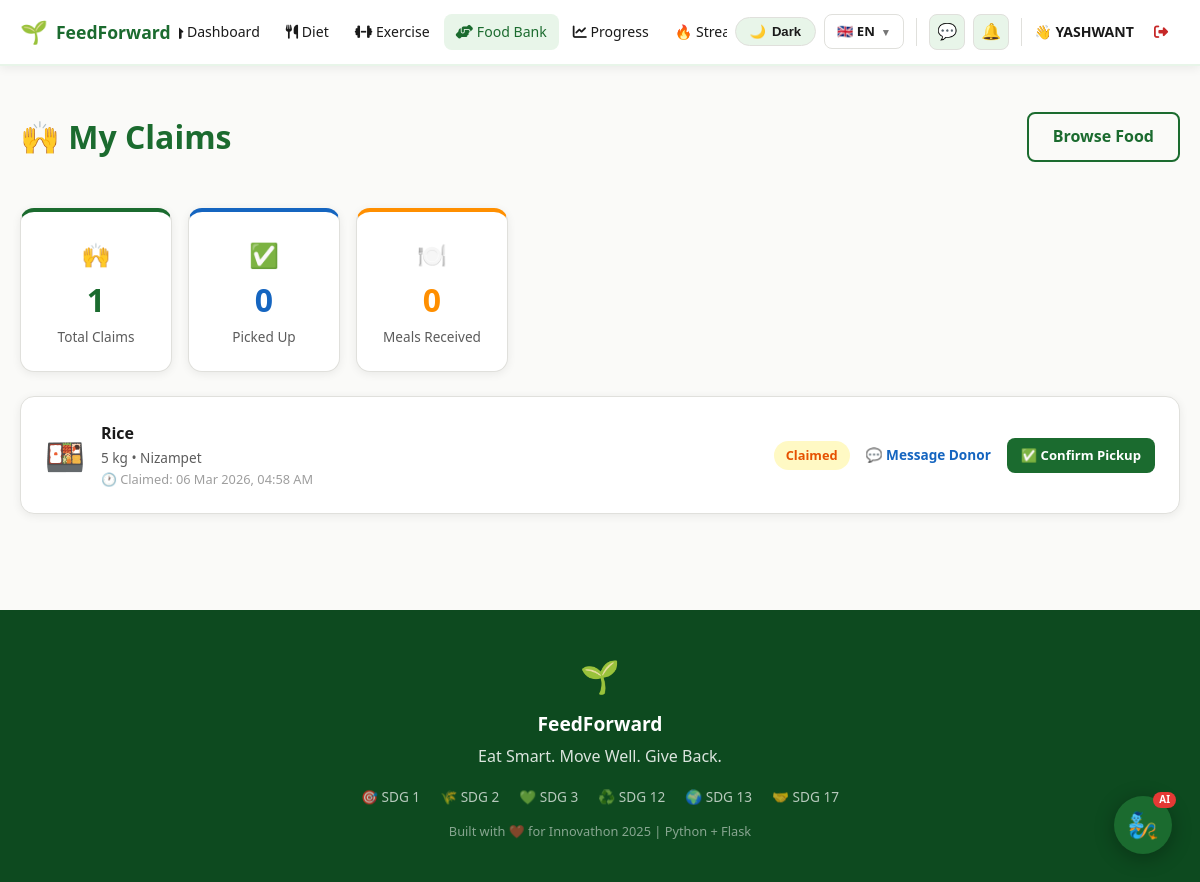
Page /foodbank/my-claims (signed in) on the committed database.
### models/user.py (models this page shows, shortened)
class User(db.Model, UserMixin):
    __tablename__ = 'users'
    id            = db.Column(db.Integer, primary_key=True)
    name          = db.Column(db.String(100), nullable=False)
    email         = db.Column(db.String(120), unique=True, nullable=False)
    password_hash = db.Column(db.String(200), nullable=False)
    role          = db.Column(db.String(20), default='user')  # user / donor / recipient / admin
    age           = db.Column(db.Integer)
    weight        = db.Column(db.Float)
    height        = db.Column(db.Float)
    gender        = db.Column(db.String(10))
    dietary_pref  = db.Column(db.String(20))   # veg / non_veg / vegan
    health_goal   = db.Column(db.String(20))   # lose_weight / gain_muscle / stay_fit
    fitness_level = db.Column(db.String(20))   # beginner / intermediate / advanced
    equipment     = db.Column(db.String(20))   # none / dumbbells / gym
    days_per_week = db.Column(db.Integer, default=4)
    location      = db.Column(db.String(200))
    latitude      = db.Column(db.Float)
    longitude     = db.Column(db.Float)
    profile_complete = db.Column(db.Boolean, default=False)
    allergies     = db.Column(db.String(200), default='')  # comma-separated e.g. "gluten,dairy,nuts"
    created_at    = db.Column(db.DateTime, default=datetime.utcnow)
    meal_plans    = db.relationship('MealPlan',     backref='user', lazy=True)
    exercise_plans= db.relationship('ExercisePlan', backref='user', lazy=True)
    donations     = db.relationship('FoodListing',  foreign_keys='FoodListing.donor_id',    backref='donor',     lazy=True)
    claims        = db.relationship('FoodListing',  foreign_keys='FoodListing.claimed_by',  backref='recipient', lazy=True)
    progress_logs = db.relationship('ProgressLog',  backref='user', lazy=True)

### models/models.py (models this page shows, shortened)
class FoodListing(db.Model):
    __tablename__ = 'food_listings'
    id           = db.Column(db.Integer, primary_key=True)
    donor_id     = db.Column(db.Integer, db.ForeignKey('users.id'), nullable=False)
    food_name    = db.Column(db.String(100), nullable=False)
    category     = db.Column(db.String(50))
    quantity     = db.Column(db.String(50))
    expiry_date  = db.Column(db.DateTime)
    location     = db.Column(db.String(200))
    latitude     = db.Column(db.Float, default=17.3850)
    longitude    = db.Column(db.Float, default=78.4867)
    photo_url    = db.Column(db.String(300))
    description  = db.Column(db.Text)
    status       = db.Column(db.String(20), default='available')
    claimed_by   = db.Column(db.Integer, db.ForeignKey('users.id'), nullable=True)
    claimed_at   = db.Column(db.DateTime)
    picked_up_at = db.Column(db.DateTime)
    posted_at    = db.Column(db.DateTime, default=datetime.utcnow)
    donor_rating = db.Column(db.Float)
    allergens    = db.Column(db.String(200))

### routes/foodbank.py (the view)
@foodbank.route('/my-claims')
@login_required
def my_claims():
    listings = FoodListing.query.filter_by(claimed_by=current_user.id)\
                                .order_by(FoodListing.claimed_at.desc()).all()
    return render_template('foodbank/my_claims.html', listings=listings)

### templates/foodbank/my_claims.html (shortened to what this page needs)
{% extends 'base.html' %}
{% block content %}
<div style="display:flex;align-items:center;justify-content:space-between;margin-bottom:24px;">
  <h1 style="font-size:2rem;font-weight:800;color:var(--green);">🙌 My Claims</h1>
  <a href="{{ url_for('foodbank.index') }}" class="btn-secondary">Browse Food</a>
</div>
{% set total_claims   = listings | length %}
{% set total_pickedup = listings | selectattr('status','equalto','picked_up') | list | length %}
<div style="display:grid;grid-template-columns:repeat(auto-fill,minmax(150px,1fr));gap:16px;margin-bottom:24px;">
  {% for icon,val,label,color in [
    ('🙌', total_claims,   'Total Claims',  'var(--green)'),
    ('✅', total_pickedup, 'Picked Up',     'var(--blue)'),
    ('🍽️', total_pickedup, 'Meals Received','var(--amber)'),
  ] %}
  <div class="card" style="text-align:center;border-top:4px solid {{ color }};">
    <div style="font-size:1.5rem;">{{ icon }}</div>
    <div style="font-size:2rem;font-weight:800;color:{{ color }};">{{ val }}</div>
    <div style="color:var(--text2);font-size:.85rem;">{{ label }}</div>
  </div>
  {% endfor %}
</div>
{% if listings %}
  {% for item in listings %}
  <div class="card" style="margin-bottom:12px;display:flex;align-items:center;gap:16px;flex-wrap:wrap;">
    <div style="font-size:2rem;">🍱</div>
    <div style="flex:1;">
      <div style="font-weight:700;">{{ item.food_name }}</div>
      <div style="color:var(--text2);font-size:.85rem;">
        {{ item.quantity }} • {{ item.location }}
      </div>
      {% if item.claimed_at %}
      <div style="color:var(--text3);font-size:.8rem;">
        🕐 Claimed: {{ item.claimed_at.strftime('%d %b %Y, %I:%M %p') }}
      </div>
      {% endif %}
    </div>
    <span class="badge-{{ 'green' if item.status=='available' else 'yellow' if item.status=='claimed' else 'blue' if item.status=='picked_up' else 'red' }}">
      {{ item.status.replace('_',' ').title() }}
    </span>
    <a href="{{ url_for('inbox.conversation', partner_id=item.donor_id, listing_id=item.id) }}"
       style="font-size:.85rem;color:var(--blue);font-weight:600;white-space:nowrap;">
      💬 Message Donor
    </a>
    {% if item.status == 'claimed' %}
    <a href="{{ url_for('foodbank.mark_pickup', listing_id=item.id) }}"
       class="btn-primary"
       style="font-size:.82rem;padding:7px 14px;white-space:nowrap;">
      ✅ Confirm Pickup
    </a>
    {% endif %}
  </div>
  {% endfor %}
{% endif %}
{% endblock %}

### templates/base.html (shortened to what this page needs)
<!DOCTYPE html>
<html lang="{{ lang }}" data-theme="light">
<head>
  <link href="https://cdnjs.cloudflare.com/ajax/libs/font-awesome/6.4.0/css/all.min.css" rel="stylesheet"/>
  <link rel="stylesheet" href="https://unpkg.com/leaflet@1.9.4/dist/leaflet.css"/>
</head>
<body>
<nav style="background:var(--nav-bg);border-bottom:2px solid var(--nav-border);
            position:sticky;top:0;z-index:1000;box-shadow:0 2px 10px var(--shadow);">
  <div style="max-width:1280px;margin:0 auto;padding:0 20px;
              display:flex;align-items:center;justify-content:space-between;
              height:64px;gap:8px;">
    <a href="{{ url_for('main.index') }}"
       style="display:flex;align-items:center;gap:8px;flex-shrink:0;">
      <span style="font-size:1.4rem;">🌱</span>
      <span style="font-size:1.1rem;font-weight:800;color:var(--green);">FeedForward</span>
    </a>
    {% if current_user.is_authenticated %}
    <div style="display:flex;gap:2px;align-items:center;overflow-x:auto;flex:1;justify-content:center;">
      <a href="{{ url_for('main.dashboard') }}"
         class="nav-link {% if request.endpoint=='main.dashboard' %}active{% endif %}">
        <i class="fas fa-home"></i> {{ t.nav_dashboard }}
      </a>
      <a href="{{ url_for('diet.index') }}"
         class="nav-link {% if 'diet' in (request.endpoint or '') %}active{% endif %}">
        <i class="fas fa-utensils"></i> {{ t.nav_diet }}
      </a>
      <a href="{{ url_for('exercise.index') }}"
         class="nav-link {% if 'exercise' in (request.endpoint or '') %}active{% endif %}">
        <i class="fas fa-dumbbell"></i> {{ t.nav_exercise }}
      </a>
      <a href="{{ url_for('foodbank.index') }}"
         class="nav-link {% if 'foodbank' in (request.endpoint or '') %}active{% endif %}">
        <i class="fas fa-hands-helping"></i> {{ t.nav_foodbank }}
      </a>
      <a href="{{ url_for('progress.index') }}"
         class="nav-link {% if 'progress' in (request.endpoint or '') %}active{% endif %}">
        <i class="fas fa-chart-line"></i> {{ t.nav_progress }}
      </a>
      <a href="{{ url_for('streak.index') }}"
         class="nav-link {% if 'streak' in (request.endpoint or '') %}active{% endif %}">
        🔥 Streak
      </a>
    </div>
    {% endif %}
    <div style="display:flex;align-items:center;gap:8px;flex-shrink:0;">
      <button id="themeToggle" onclick="toggleTheme()" title="Toggle theme">
        <span id="themeIcon">🌙</span>
        <span id="themeLabel">Dark</span>
      </button>
      <div class="lang-wrap">
        <div class="lang-trigger">
          {% if lang == 'en' %}🇬🇧 EN
          {% elif lang == 'te' %}🇮🇳 TE
          {% else %}🇮🇳 HI{% endif %}
          <span style="font-size:.65rem;opacity:.6;">▼</span>
        </div>
      </div>
      {% if current_user.is_authenticated %}
        <a href="{{ url_for('inbox.messages') }}" class="icon-btn" title="Messages">
          💬
        </a>
        <a href="{{ url_for('inbox.notifications') }}" class="icon-btn" title="Notifications">
          🔔
        </a>
        <span style="font-weight:600;color:var(--text);font-size:.88rem;">
          👋 {{ current_user.name.split()[0] }}
        </span>
        <a href="{{ url_for('auth.logout') }}" class="nav-link"
           style="color:var(--red);" title="{{ t.nav_logout }}">
          <i class="fas fa-sign-out-alt"></i>
        </a>
      {% else %}
        <a href="{{ url_for('auth.login') }}"    class="btn-secondary" style="padding:7px 16px;font-size:.88rem;">{{ t.nav_login }}</a>
        <a href="{{ url_for('auth.register') }}" class="btn-primary"   style="padding:7px 16px;font-size:.88rem;">{{ t.nav_get_started }}</a>
      {% endif %}
    </div>
  </div>
</nav>
<main style="max-width:1280px;margin:0 auto;padding:24px 20px;">
  {% block content %}{% endblock %}
</main>
<footer style="background:var(--green-dk);color:#fff;padding:40px 24px;margin-top:60px;text-align:center;">
  <div style="max-width:1280px;margin:0 auto;">
    <div style="font-size:2rem;margin-bottom:8px;">🌱</div>
    <div style="font-size:1.2rem;font-weight:700;margin-bottom:4px;">FeedForward</div>
    <div style="opacity:.85;margin-bottom:16px;">{{ t.footer_tagline }}</div>
    <div style="display:flex;justify-content:center;gap:20px;flex-wrap:wrap;opacity:.7;font-size:.85rem;margin-bottom:14px;">
      <span>🎯 SDG 1</span><span>🌾 SDG 2</span><span>💚 SDG 3</span>
      <span>♻️ SDG 12</span><span>🌍 SDG 13</span><span>🤝 SDG 17</span>
    </div>
    <div style="opacity:.5;font-size:.8rem;">{{ t.footer_built }}</div>
  </div>
</footer>
{% if current_user.is_authenticated %}
<div id="feedgenie-btn" onclick="toggleChat()"
     style="position:fixed;bottom:28px;right:28px;z-index:9000;
            width:58px;height:58px;background:var(--green);border-radius:50%;
            display:flex;align-items:center;justify-content:center;
            font-size:1.6rem;cursor:pointer;box-shadow:0 4px 20px rgba(0,0,0,.3);
            transition:transform .2s,box-shadow .2s;"
     onmouseover="this.style.transform='scale(1.12)'"
     onmouseout="this.style.transform='scale(1)'"
     title="Chat with FeedGenie">
  🧞
  <div style="position:absolute;top:-4px;right:-4px;background:#E53935;color:#fff;
              border-radius:10px;padding:1px 6px;font-size:.62rem;font-weight:800;line-height:1.4;">AI</div>
</div>
{% endif %}
</body>
</html>

### templates/base.html (style rules this page uses)
:root { --bg:#FAFAF8;--bg2:#F2F4F0;--surface:#FFFFFF;--surface2:#F7F8F5; --border:#E0E0DC;--text:#1A1A1A;--text2:#5C5C5C;--text3:#9E9E9E; --green:#1B6B2F;--green-dk:#0D4A1F;--green-lt:#E8F5E9;--green-mid:#C8E6C9; --amber:#FF8F00;--blue:#1565C0;--blue-lt:#E3F2FD;--red:#C62828; --red-lt:#FFEBEE;--yellow-lt:#FFF9C4; --shadow:rgba(0,0,0,.07);--shadow-hov:rgba(0,0,0,.13); --nav-bg:#FFFFFF;--nav-border:#E8F5E9;--input-bg:#FFFFFF;--toggle-bg:#E8F5E9; }
*,*::before,*::after { box-sizing:border-box; }
html { scroll-behavior:smooth; }
body { font-family:'Segoe UI',system-ui,sans-serif;background:var(--bg);color:var(--text);margin:0;line-height:1.6;transition:background .3s,color .3s; }
a { text-decoration:none; }
.btn-primary { background:var(--green);color:#fff;padding:10px 24px;border-radius:8px;font-weight:600;display:inline-block;border:none;cursor:pointer;transition:background .2s,transform .15s,box-shadow .2s; }
.btn-secondary { border:2px solid var(--green);color:var(--green);padding:10px 24px;border-radius:8px;font-weight:600;display:inline-block;background:transparent;cursor:pointer;transition:background .2s; }
.card { background:var(--surface);border-radius:14px;box-shadow:0 2px 10px var(--shadow);padding:24px;border:1px solid var(--border);transition:box-shadow .2s; }
.badge-yellow { background:var(--yellow-lt);color:#E65100;padding:4px 12px;border-radius:20px;font-size:.8rem;font-weight:600; }
.nav-link { padding:7px 12px;border-radius:8px;color:var(--text);font-weight:500;font-size:.88rem;white-space:nowrap;transition:background .15s,color .15s; }
.nav-link:hover,.nav-link.active { background:var(--green-lt);color:var(--green); }
#themeToggle { background:var(--toggle-bg);border:1.5px solid var(--border);border-radius:50px;padding:6px 14px;cursor:pointer;font-size:.82rem;font-weight:700;color:var(--text);display:flex;align-items:center;gap:6px;transition:all .2s;white-space:nowrap; }
.lang-wrap { position:relative; }
.lang-trigger { background:var(--surface);border:1.5px solid var(--border);border-radius:8px;padding:6px 12px;cursor:pointer;font-size:.82rem;font-weight:700;color:var(--text);display:flex;align-items:center;gap:6px;transition:border .2s;white-space:nowrap;user-select:none; }
.icon-btn { position: relative; background: var(--toggle-bg); border: 1.5px solid var(--border); border-radius: 8px; width: 36px; height: 36px; display: flex; align-items: center; justify-content: center; cursor: pointer; color: var(--text); font-size: 1rem; transition: all .2s; text-decoration: none; flex-shrink: 0; }

### rows in the picture
User: name "YASHWANT"
FoodListing: food_name "Rice", quantity "5 kg", location "Nizampet", claimed_at "06 Mar 2026, 04:58 AM", status.replace "Claimed"

### other values in the picture
{{ t.nav_dashboard }} "Dashboard"
{{ t.nav_diet }} "Diet"
{{ t.nav_exercise }} "Exercise"
{{ t.nav_foodbank }} "Food Bank"
{{ t.nav_progress }} "Progress"
{{ icon }} "🙌" "✅" "🍽️"
{{ val }} "1" "0" "0"
{{ label }} "Total Claims" "Picked Up" "Meals Received"
{{ t.footer_tagline }} "Eat Smart. Move Well. Give Back."
{{ t.footer_built }} "Built with ❤️ for Innovathon 2025 | Python + Flask"
